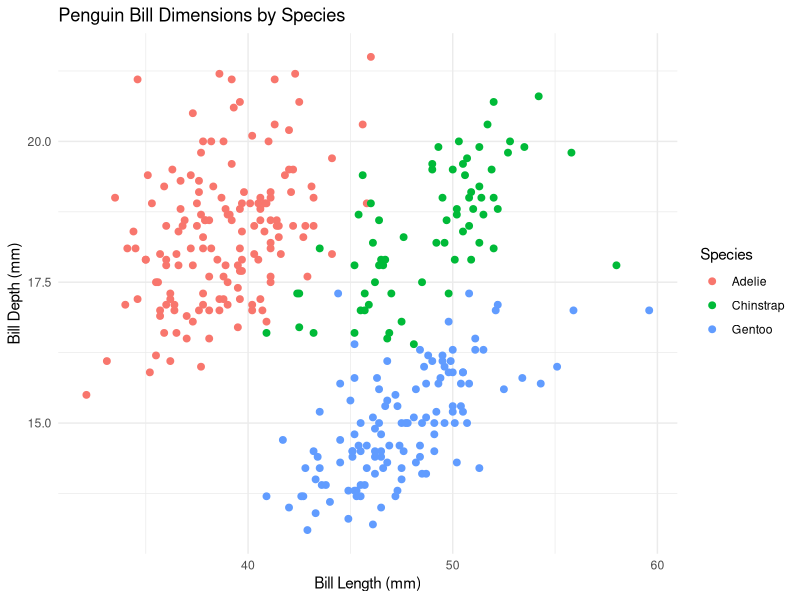

Source code (R):
## ---- chunk 1
# Load required libraries
library(palmerpenguins)
library(ggplot2)
## ---- chunk 2
# Summary of dataset
summary(penguins[, c("species", "bill_length_mm", "bill_depth_mm")])
## ---- chunk 3
# Create scatter plot
ggplot(penguins, aes(x = bill_length_mm, y = bill_depth_mm, color = species)) +
  geom_point(size = 2) +
  labs(
    title = "Penguin Bill Dimensions by Species",
    x = "Bill Length (mm)",
    y = "Bill Depth (mm)",
    color = "Species"
  ) +
  theme_minimal()
